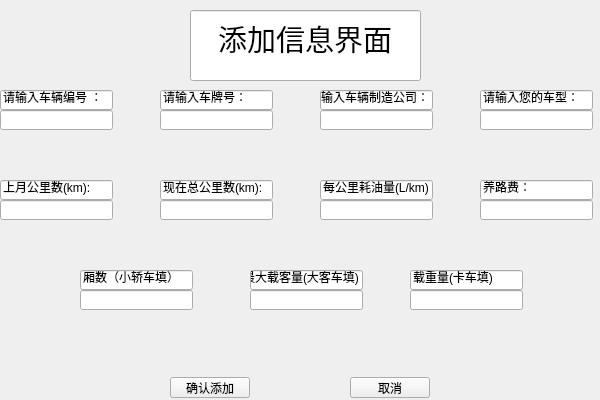
<?xml version="1.0" encoding="UTF-8"?>
<ui version="4.0">
 <class>add</class>
 <widget class="QWidget" name="add">
  <property name="geometry">
   <rect>
    <x>0</x>
    <y>0</y>
    <width>600</width>
    <height>400</height>
   </rect>
  </property>
  <property name="windowTitle">
   <string>Form</string>
  </property>
  <widget class="QLineEdit" name="lineEdit">
   <property name="geometry">
    <rect>
     <x>190</x>
     <y>10</y>
     <width>231</width>
     <height>71</height>
    </rect>
   </property>
   <property name="font">
    <font>
     <pointsize>22</pointsize>
    </font>
   </property>
   <property name="text">
    <string>添加信息界面</string>
   </property>
   <property name="alignment">
    <set>Qt::AlignCenter</set>
   </property>
   <property name="readOnly">
    <bool>true</bool>
   </property>
  </widget>
  <widget class="QLineEdit" name="lineEdit_2">
   <property name="geometry">
    <rect>
     <x>0</x>
     <y>90</y>
     <width>113</width>
     <height>20</height>
    </rect>
   </property>
   <property name="text">
    <string>请输入车辆编号 ：</string>
   </property>
   <property name="readOnly">
    <bool>true</bool>
   </property>
  </widget>
  <widget class="QLineEdit" name="lineEdit_3">
   <property name="geometry">
    <rect>
     <x>0</x>
     <y>110</y>
     <width>113</width>
     <height>20</height>
    </rect>
   </property>
  </widget>
  <widget class="QLineEdit" name="lineEdit_4">
   <property name="geometry">
    <rect>
     <x>160</x>
     <y>90</y>
     <width>113</width>
     <height>20</height>
    </rect>
   </property>
   <property name="text">
    <string>请输入车牌号：</string>
   </property>
   <property name="readOnly">
    <bool>true</bool>
   </property>
  </widget>
  <widget class="QLineEdit" name="lineEdit_5">
   <property name="geometry">
    <rect>
     <x>320</x>
     <y>90</y>
     <width>113</width>
     <height>20</height>
    </rect>
   </property>
   <property name="text">
    <string>请输入车辆制造公司：</string>
   </property>
   <property name="readOnly">
    <bool>true</bool>
   </property>
  </widget>
  <widget class="QLineEdit" name="lineEdit_6">
   <property name="geometry">
    <rect>
     <x>480</x>
     <y>90</y>
     <width>113</width>
     <height>20</height>
    </rect>
   </property>
   <property name="text">
    <string>请输入您的车型：</string>
   </property>
   <property name="readOnly">
    <bool>true</bool>
   </property>
  </widget>
  <widget class="QLineEdit" name="lineEdit_7">
   <property name="geometry">
    <rect>
     <x>160</x>
     <y>110</y>
     <width>113</width>
     <height>20</height>
    </rect>
   </property>
  </widget>
  <widget class="QLineEdit" name="lineEdit_8">
   <property name="geometry">
    <rect>
     <x>320</x>
     <y>110</y>
     <width>113</width>
     <height>20</height>
    </rect>
   </property>
  </widget>
  <widget class="QLineEdit" name="lineEdit_9">
   <property name="geometry">
    <rect>
     <x>480</x>
     <y>110</y>
     <width>113</width>
     <height>20</height>
    </rect>
   </property>
  </widget>
  <widget class="QLineEdit" name="lineEdit_10">
   <property name="geometry">
    <rect>
     <x>0</x>
     <y>180</y>
     <width>113</width>
     <height>20</height>
    </rect>
   </property>
   <property name="text">
    <string>上月公里数(km):</string>
   </property>
   <property name="readOnly">
    <bool>true</bool>
   </property>
  </widget>
  <widget class="QLineEdit" name="lineEdit_11">
   <property name="geometry">
    <rect>
     <x>0</x>
     <y>200</y>
     <width>113</width>
     <height>20</height>
    </rect>
   </property>
  </widget>
  <widget class="QLineEdit" name="lineEdit_12">
   <property name="geometry">
    <rect>
     <x>160</x>
     <y>180</y>
     <width>113</width>
     <height>20</height>
    </rect>
   </property>
   <property name="text">
    <string>现在总公里数(km):</string>
   </property>
   <property name="readOnly">
    <bool>true</bool>
   </property>
  </widget>
  <widget class="QLineEdit" name="lineEdit_13">
   <property name="geometry">
    <rect>
     <x>160</x>
     <y>200</y>
     <width>113</width>
     <height>20</height>
    </rect>
   </property>
  </widget>
  <widget class="QLineEdit" name="lineEdit_14">
   <property name="geometry">
    <rect>
     <x>320</x>
     <y>180</y>
     <width>113</width>
     <height>20</height>
    </rect>
   </property>
   <property name="text">
    <string>每公里耗油量(L/km)</string>
   </property>
   <property name="readOnly">
    <bool>true</bool>
   </property>
  </widget>
  <widget class="QLineEdit" name="lineEdit_15">
   <property name="geometry">
    <rect>
     <x>320</x>
     <y>200</y>
     <width>113</width>
     <height>20</height>
    </rect>
   </property>
  </widget>
  <widget class="QLineEdit" name="lineEdit_16">
   <property name="geometry">
    <rect>
     <x>480</x>
     <y>180</y>
     <width>113</width>
     <height>20</height>
    </rect>
   </property>
   <property name="text">
    <string>养路费：</string>
   </property>
   <property name="readOnly">
    <bool>true</bool>
   </property>
  </widget>
  <widget class="QLineEdit" name="lineEdit_17">
   <property name="geometry">
    <rect>
     <x>480</x>
     <y>200</y>
     <width>113</width>
     <height>20</height>
    </rect>
   </property>
  </widget>
  <widget class="QLineEdit" name="lineEdit_18">
   <property name="geometry">
    <rect>
     <x>80</x>
     <y>270</y>
     <width>113</width>
     <height>20</height>
    </rect>
   </property>
   <property name="text">
    <string>厢数（小轿车填）</string>
   </property>
   <property name="readOnly">
    <bool>true</bool>
   </property>
  </widget>
  <widget class="QLineEdit" name="lineEdit_19">
   <property name="geometry">
    <rect>
     <x>80</x>
     <y>290</y>
     <width>113</width>
     <height>20</height>
    </rect>
   </property>
  </widget>
  <widget class="QLineEdit" name="lineEdit_20">
   <property name="geometry">
    <rect>
     <x>250</x>
     <y>270</y>
     <width>113</width>
     <height>20</height>
    </rect>
   </property>
   <property name="text">
    <string>最大载客量(大客车填)</string>
   </property>
   <property name="readOnly">
    <bool>true</bool>
   </property>
  </widget>
  <widget class="QLineEdit" name="lineEdit_21">
   <property name="geometry">
    <rect>
     <x>250</x>
     <y>290</y>
     <width>113</width>
     <height>20</height>
    </rect>
   </property>
  </widget>
  <widget class="QLineEdit" name="lineEdit_22">
   <property name="geometry">
    <rect>
     <x>410</x>
     <y>270</y>
     <width>113</width>
     <height>20</height>
    </rect>
   </property>
   <property name="text">
    <string>载重量(卡车填)</string>
   </property>
   <property name="readOnly">
    <bool>true</bool>
   </property>
  </widget>
  <widget class="QLineEdit" name="lineEdit_23">
   <property name="geometry">
    <rect>
     <x>410</x>
     <y>290</y>
     <width>113</width>
     <height>20</height>
    </rect>
   </property>
  </widget>
  <widget class="QPushButton" name="right">
   <property name="geometry">
    <rect>
     <x>170</x>
     <y>377</y>
     <width>80</width>
     <height>21</height>
    </rect>
   </property>
   <property name="text">
    <string>确认添加</string>
   </property>
  </widget>
  <widget class="QPushButton" name="pushButton_2">
   <property name="geometry">
    <rect>
     <x>350</x>
     <y>377</y>
     <width>80</width>
     <height>21</height>
    </rect>
   </property>
   <property name="text">
    <string>取消</string>
   </property>
  </widget>
 </widget>
 <resources/>
 <connections/>
</ui>
